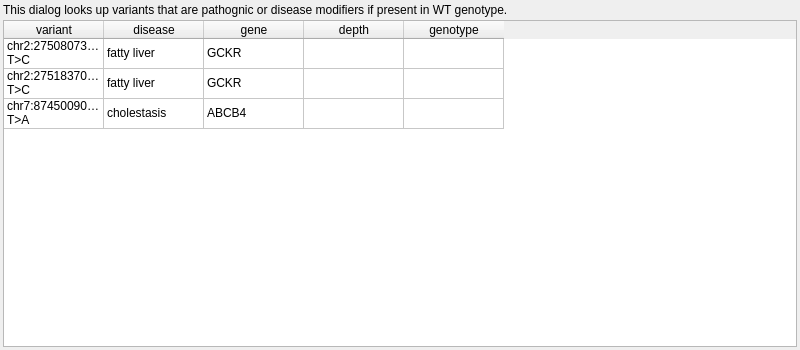
<?xml version="1.0" encoding="UTF-8"?>
<ui version="4.0">
 <class>PathogenicWtDialog</class>
 <widget class="QDialog" name="PathogenicWtDialog">
  <property name="geometry">
   <rect>
    <x>0</x>
    <y>0</y>
    <width>800</width>
    <height>350</height>
   </rect>
  </property>
  <property name="minimumSize">
   <size>
    <width>800</width>
    <height>350</height>
   </size>
  </property>
  <property name="windowTitle">
   <string>Pathogenic WT variants</string>
  </property>
  <layout class="QVBoxLayout" name="verticalLayout">
   <property name="spacing">
    <number>3</number>
   </property>
   <property name="leftMargin">
    <number>3</number>
   </property>
   <property name="topMargin">
    <number>3</number>
   </property>
   <property name="rightMargin">
    <number>3</number>
   </property>
   <property name="bottomMargin">
    <number>3</number>
   </property>
   <item>
    <widget class="QLabel" name="label">
     <property name="text">
      <string>This dialog looks up variants that are pathognic or disease modifiers if present in WT genotype.</string>
     </property>
    </widget>
   </item>
   <item>
    <widget class="QTableWidget" name="variants">
     <property name="contextMenuPolicy">
      <enum>Qt::CustomContextMenu</enum>
     </property>
     <property name="windowTitle">
      <string>Pathogenic WT variants</string>
     </property>
     <property name="editTriggers">
      <set>QAbstractItemView::NoEditTriggers</set>
     </property>
     <property name="selectionMode">
      <enum>QAbstractItemView::SingleSelection</enum>
     </property>
     <property name="selectionBehavior">
      <enum>QAbstractItemView::SelectRows</enum>
     </property>
     <attribute name="verticalHeaderVisible">
      <bool>false</bool>
     </attribute>
     <row>
      <property name="text">
       <string>New Row</string>
      </property>
     </row>
     <row>
      <property name="text">
       <string>New Row</string>
      </property>
     </row>
     <row>
      <property name="text">
       <string>New Row</string>
      </property>
     </row>
     <column>
      <property name="text">
       <string>variant</string>
      </property>
     </column>
     <column>
      <property name="text">
       <string>disease</string>
      </property>
     </column>
     <column>
      <property name="text">
       <string>gene</string>
      </property>
     </column>
     <column>
      <property name="text">
       <string>depth</string>
      </property>
     </column>
     <column>
      <property name="text">
       <string>genotype</string>
      </property>
     </column>
     <item row="0" column="0">
      <property name="text">
       <string>chr2:27508073-27508073 T&gt;C</string>
      </property>
     </item>
     <item row="0" column="1">
      <property name="text">
       <string>fatty liver</string>
      </property>
     </item>
     <item row="0" column="2">
      <property name="text">
       <string>GCKR</string>
      </property>
     </item>
     <item row="1" column="0">
      <property name="text">
       <string>chr2:27518370-27518370 T&gt;C</string>
      </property>
     </item>
     <item row="1" column="1">
      <property name="text">
       <string>fatty liver</string>
      </property>
     </item>
     <item row="1" column="2">
      <property name="text">
       <string>GCKR</string>
      </property>
     </item>
     <item row="2" column="0">
      <property name="text">
       <string>chr7:87450090-87450090 T&gt;A</string>
      </property>
     </item>
     <item row="2" column="1">
      <property name="text">
       <string>cholestasis</string>
      </property>
     </item>
     <item row="2" column="2">
      <property name="text">
       <string>ABCB4</string>
      </property>
     </item>
    </widget>
   </item>
  </layout>
 </widget>
 <resources/>
 <connections/>
</ui>
